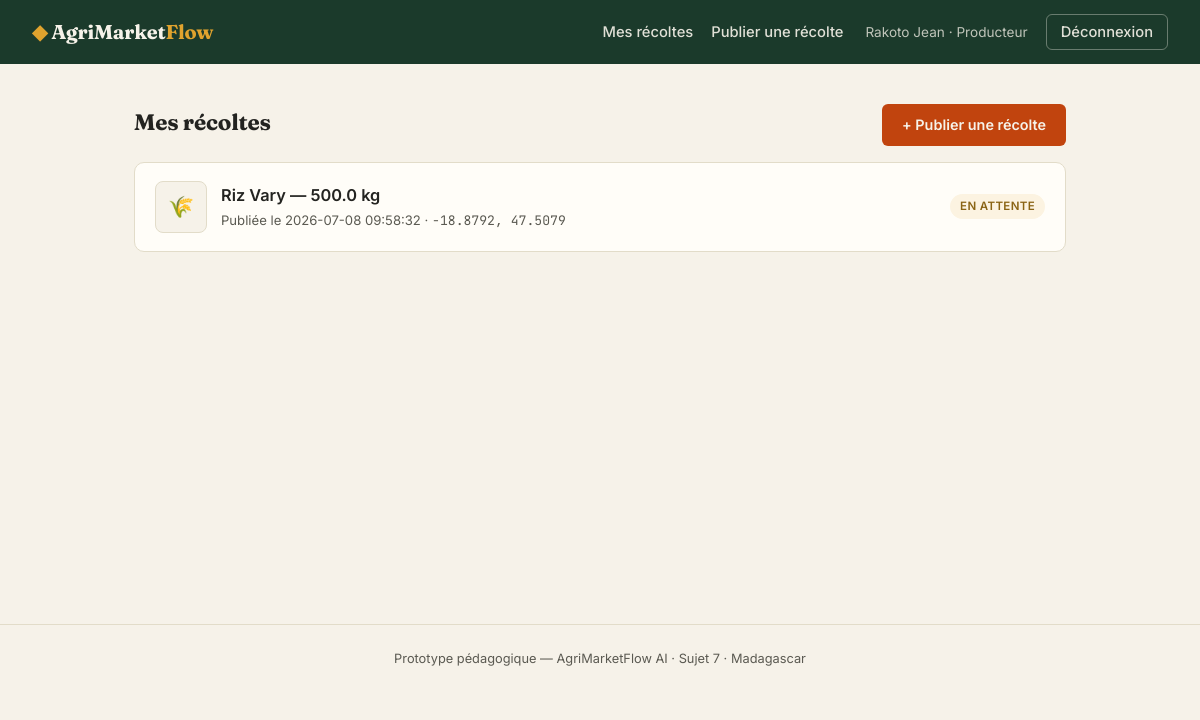
/producteur (signed in), run on the app's committed database.
### tables this page shows
CREATE TABLE UTILISATEUR (
    id_utilisateur INTEGER PRIMARY KEY AUTOINCREMENT,
    nom_complet     TEXT NOT NULL,
    contact         TEXT NOT NULL UNIQUE,
    mot_de_passe    TEXT NOT NULL,
    type_profil     TEXT NOT NULL CHECK (type_profil IN ('Producteur','Collecteur','Transporteur')),
    latitude        REAL NOT NULL,
    longitude       REAL NOT NULL,
    est_disponible  INTEGER NOT NULL DEFAULT 1
);

CREATE TABLE RECOLTE (
    id_recolte              INTEGER PRIMARY KEY AUTOINCREMENT,
    libelle_produit         TEXT NOT NULL,
    description              TEXT DEFAULT '',
    quantite                REAL NOT NULL,
    date_publication         TEXT NOT NULL,
    latitude_origine        REAL NOT NULL,
    longitude_origine       REAL NOT NULL,
    statut                  TEXT NOT NULL DEFAULT 'En attente'
                             CHECK (statut IN ('En attente','En cours','Cloturée')),
    id_utilisateur_producteur INTEGER NOT NULL,
    FOREIGN KEY (id_utilisateur_producteur) REFERENCES UTILISATEUR(id_utilisateur)
);

### agrimarketflow/app.py (the view)
@app.route("/producteur")
@login_required
@role_required("Producteur")
def producteur_dashboard():
    conn = get_connection()
    recoltes = conn.execute(
        "SELECT * FROM RECOLTE WHERE id_utilisateur_producteur = ? ORDER BY date_publication DESC",
        (session["user_id"],),
    ).fetchall()
    recoltes = [dict(r, vignette=_premiere_vignette(conn, r["id_recolte"])) for r in recoltes]
    conn.close()
    return render_template("producteur_dashboard.html", recoltes=recoltes)

### agrimarketflow/app.py (called while the page is built)
def login_required(view):
    @wraps(view)
    def wrapped(*args, **kwargs):
        if "user_id" not in session:
            flash("Veuillez vous connecter pour accéder à cette page.", "warning")
            return redirect(url_for("connexion"))
        return view(*args, **kwargs)
    return wrapped

def role_required(*roles):
    def decorator(view):
        @wraps(view)
        def wrapped(*args, **kwargs):
            if session.get("type_profil") not in roles:
                flash("Cette page n'est pas accessible pour votre profil.", "danger")
                return redirect(url_for("accueil"))
            return view(*args, **kwargs)
        return wrapped
    return decorator

def current_user():
    if "user_id" not in session:
        return None
    conn = get_connection()
    user = conn.execute(
        "SELECT * FROM UTILISATEUR WHERE id_utilisateur = ?", (session["user_id"],)
    ).fetchone()
    conn.close()
    return user

@app.context_processor
def inject_user():
    return {"current_user": current_user()}

@app.context_processor
def inject_maps_key():
    return {"google_maps_api_key": app.config["GOOGLE_MAPS_API_KEY"]}

@app.context_processor
def inject_ia_status():
    return {"ia_disponible": ia.ia_disponible()}

def _premiere_vignette(conn, id_recolte):
    row = conn.execute(
        "SELECT chemin FROM RECOLTE_MEDIA WHERE id_recolte = ? AND type_media = 'image' "
        "ORDER BY ordre LIMIT 1", (id_recolte,)
    ).fetchone()
    return row["chemin"] if row else None

### agrimarketflow/database.py (called while the page is built)
def get_connection():
    conn = sqlite3.connect(DB_PATH)
    conn.row_factory = sqlite3.Row
    conn.execute("PRAGMA foreign_keys = ON")
    return conn

### agrimarketflow/ia.py (called while the page is built)
def ia_disponible():
    return bool(GROQ_API_KEY)

### agrimarketflow/templates/producteur_dashboard.html (shortened to what this page needs)
{% extends "base.html" %}
{% block content %}
<div class="section-title">
  <h2>Mes récoltes</h2>
  <a href="{{ url_for('nouvelle_recolte') }}" class="btn btn-laterite">+ Publier une récolte</a>
</div>
{% if recoltes %}
<div class="card-list">
  {% for r in recoltes %}
  <a href="{{ url_for('detail_recolte', recolte_id=r.id_recolte) }}" class="recolte-card" style="text-decoration:none;color:inherit;">
    <div style="display:flex;align-items:center;gap:14px;">
      {% if r.vignette %}
        <img src="{{ url_for('static', filename=r.vignette) }}" class="card-thumb" alt="">
      {% else %}
        <div class="card-thumb card-thumb-empty">🌾</div>
      {% endif %}
      <div>
        <div class="titre">{{ r.libelle_produit }} — {{ r.quantite }} kg</div>
        <div class="meta">Publiée le {{ r.date_publication }} · <span class="coord">{{ "%.4f"|format(r.latitude_origine) }}, {{ "%.4f"|format(r.longitude_origine) }}</span></div>
      </div>
    </div>
    <span class="statut-pill statut-{{ r.statut|lower|replace('é','e')|replace(' ', '-') }}">{{ r.statut }}</span>
  </a>
  {% endfor %}
</div>
{% else %}
<div class="empty-state">
  <p>Aucune récolte publiée pour le moment.</p>
  <a href="{{ url_for('nouvelle_recolte') }}" class="btn btn-laterite" style="margin-top:12px;">Publier ma première récolte</a>
</div>
{% endif %}
{% endblock %}

### agrimarketflow/templates/base.html (shortened to what this page needs)
<!DOCTYPE html>
<html lang="fr">
<head>
<link rel="stylesheet" href="{{ url_for('static', filename='style.css') }}">
</head>
<body>
<header class="topbar">
  <a class="brand" href="{{ url_for('accueil') }}">
    <span class="brand-mark">◆</span> AgriMarket<span class="brand-accent">Flow</span>
  </a>
  <nav>
    {% if current_user %}
      {% if current_user.type_profil == 'Producteur' %}
        <a href="{{ url_for('producteur_dashboard') }}">Mes récoltes</a>
        <a href="{{ url_for('nouvelle_recolte') }}">Publier une récolte</a>
      {% else %}
        <a href="{{ url_for('prestataire_dashboard') }}">Récoltes à proximité</a>
      {% endif %}
      <span class="nav-user">{{ current_user.nom_complet }} · {{ current_user.type_profil }}</span>
      <a href="{{ url_for('deconnexion') }}" class="btn-ghost">Déconnexion</a>
    {% else %}
      <a href="{{ url_for('connexion') }}">Connexion</a>
      <a href="{{ url_for('inscription') }}" class="btn-ghost">Créer un compte</a>
    {% endif %}
  </nav>
</header>
<main class="page">
  {% block content %}{% endblock %}
</main>
<footer class="footer">
  Prototype pédagogique — AgriMarketFlow AI · Sujet 7 · Madagascar
</footer>
</body>
</html>

### agrimarketflow/static/style.css (style rules this page uses)
:root { --vert-foret: #1B3A2B; --vert-moyen: #2F5233; --laterite: #C1440E; --or-recolte: #E0A32E; --papier: #F6F2E9; --papier-carte: #FFFDF8; --encre: #232320; --encre-douce: #5B5A52; --ligne: #E2DCC9; --succes: #2F6B3E; --danger: #B4362A; }
* { box-sizing: border-box; }
body { margin: 0; background: var(--papier); color: var(--encre); font-family: 'Inter', -apple-system, sans-serif; font-size: 15.5px; line-height: 1.5; }
h1, h2, h3, .brand { font-family: 'Fraunces', Georgia, serif; letter-spacing: -0.01em; }
.mono, .score-value, .coord { font-family: 'JetBrains Mono', monospace; }
.topbar { display: flex; align-items: center; justify-content: space-between; background: var(--vert-foret); color: var(--papier); padding: 14px 32px; }
.brand { color: var(--papier); text-decoration: none; font-size: 1.25rem; font-weight: 700; }
.brand-mark { color: var(--or-recolte); }
.brand-accent { color: var(--or-recolte); }
.topbar nav { display: flex; align-items: center; gap: 18px; }
.topbar nav a { color: var(--papier); text-decoration: none; font-weight: 500; font-size: 0.92rem; opacity: 0.9; }
.nav-user { font-size: 0.85rem; opacity: 0.75; margin-left: 4px; }
.btn-ghost { border: 1px solid rgba(246,242,233,0.4); padding: 6px 14px; border-radius: 6px; }
.page { max-width: 980px; margin: 0 auto; padding: 40px 24px 80px; min-height: 70vh; }
.footer { text-align: center; padding: 24px; color: var(--encre-douce); font-size: 0.8rem; border-top: 1px solid var(--ligne); }
.btn { display: inline-block; padding: 10px 20px; border-radius: 6px; background: var(--vert-foret); color: var(--papier); text-decoration: none; font-weight: 600; font-size: 0.9rem; border: none; cursor: pointer; }
.btn-laterite { background: var(--laterite); }
.section-title { display: flex; align-items: baseline; justify-content: space-between; margin-bottom: 16px; }
.section-title h2 { margin: 0; font-size: 1.4rem; }
.card-list { display: flex; flex-direction: column; gap: 12px; }
.recolte-card, .offre-card, .suggestion-card { background: var(--papier-carte); border: 1px solid var(--ligne); border-radius: 10px; padding: 18px 20px; display: flex; align-items: center; justify-content: space-between; gap: 16px; }
.recolte-card .titre { font-weight: 600; font-size: 1.02rem; }
.recolte-card .meta, .offre-card .meta { color: var(--encre-douce); font-size: 0.82rem; margin-top: 3px; }
.statut-pill { font-size: 0.72rem; font-weight: 600; padding: 4px 10px; border-radius: 20px; text-transform: uppercase; letter-spacing: 0.03em; white-space: nowrap; }
.statut-en-attente { background: #FCF3E1; color: #8A6415; }
.card-thumb { width: 52px; height: 52px; border-radius: 8px; object-fit: cover; flex-shrink: 0; border: 1px solid var(--ligne); }
.card-thumb-empty { display: flex; align-items: center; justify-content: center; background: var(--papier); font-size: 1.3rem; }

### data on the page
UTILISATEUR: nom_complet "Rakoto Jean", type_profil "Producteur"
RECOLTE: libelle_produit "Riz Vary", quantite "500.0", date_publication "2026-07-08 09:58:32", latitude_origine "-18.8792", longitude_origine "47.5079", statut "EN ATTENTE"
